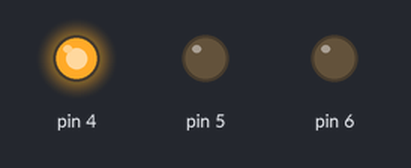
Simulated run of this sketch. Board: Arduino Uno, built with avr-gcc and run on an emulated ATmega328P. Shown: output pins drawn as LEDs (lit = HIGH).

Above: at 0.02 s.
At 0.72 s:
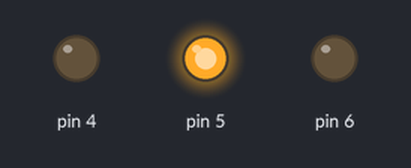
At 1.47 s:
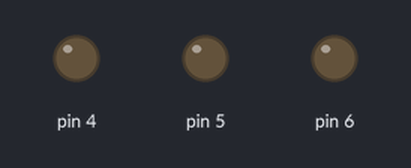
At 2.92 s:
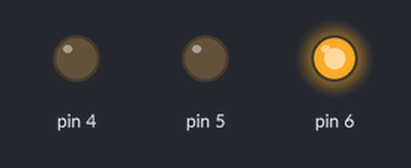
Timing chart, 0 to 3.2 s (numbered marks = the images above):
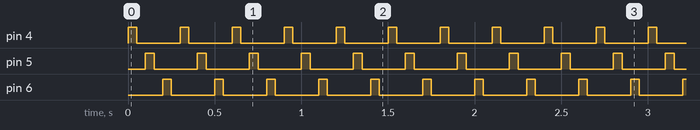

The sketch:

sketch_jan29d.ino
```cpp
void setup() {
  Serial.begin(9600);
  for(int i=4;i<=6;i++)
  {
    pinMode(i,OUTPUT);
  }

}

void loop() {
  for(int i=4;i<=6;i++)
  {
    digitalWrite(i,HIGH);
    delay(50);
    digitalWrite(i,LOW);
    delay(50);
  }


}
```

Measured:
- by itself, pin 4–6: alternates HIGH for 0.05 s and LOW for 0.25 s
